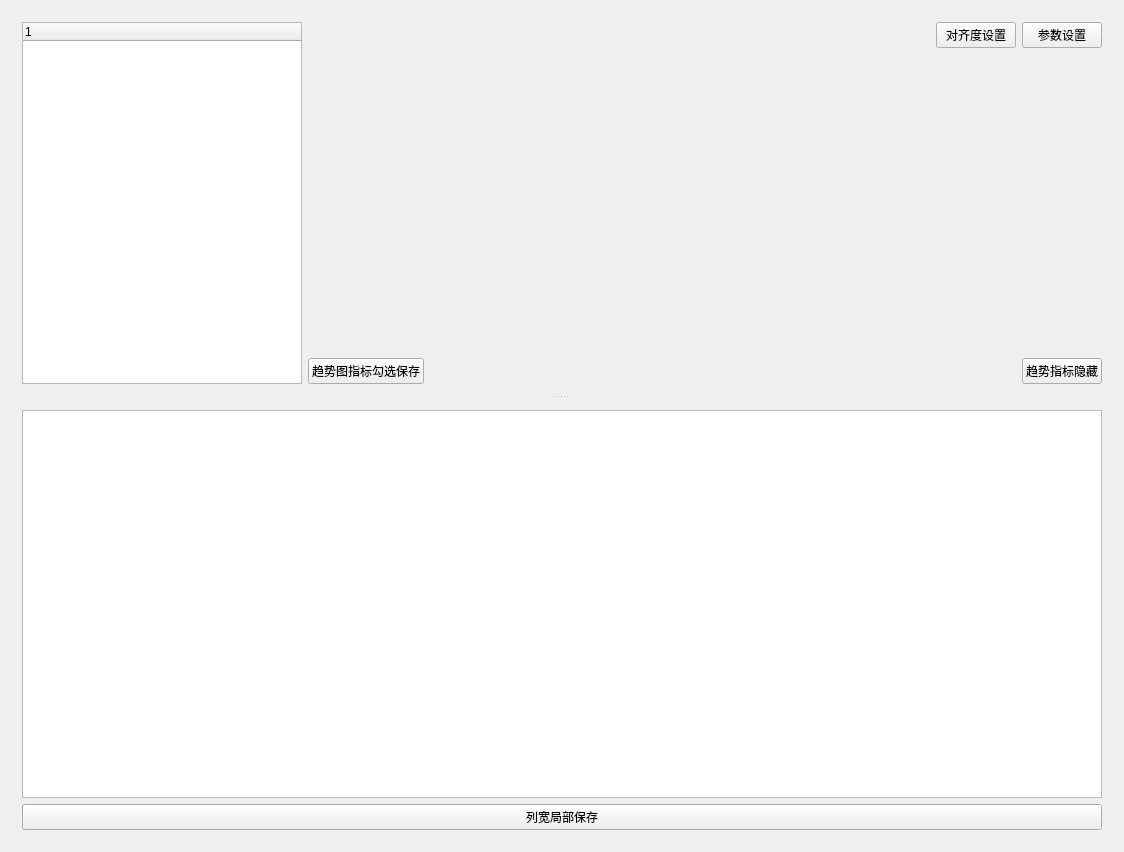
<?xml version="1.0" encoding="UTF-8"?>
<ui version="4.0">
 <class>lpTendencyChartWidget</class>
 <widget class="QWidget" name="lpTendencyChartWidget">
  <property name="geometry">
   <rect>
    <x>0</x>
    <y>0</y>
    <width>1124</width>
    <height>852</height>
   </rect>
  </property>
  <property name="windowTitle">
   <string>ChartDemo</string>
  </property>
  <layout class="QGridLayout" name="gridLayout_3">
   <item row="0" column="0">
    <widget class="QSplitter" name="splitter">
     <property name="orientation">
      <enum>Qt::Vertical</enum>
     </property>
     <widget class="QWidget" name="Top_widget" native="true">
      <layout class="QGridLayout" name="gridLayout">
       <item row="0" column="0">
        <widget class="QTreeWidget" name="treeWidget">
         <property name="minimumSize">
          <size>
           <width>280</width>
           <height>0</height>
          </size>
         </property>
         <property name="maximumSize">
          <size>
           <width>280</width>
           <height>16777215</height>
          </size>
         </property>
         <column>
          <property name="text">
           <string notr="true">1</string>
          </property>
         </column>
        </widget>
       </item>
       <item row="0" column="1">
        <layout class="QVBoxLayout" name="verticalLayout">
         <item>
          <layout class="QHBoxLayout" name="horizontalLayout">
           <item>
            <spacer name="horizontalSpacer">
             <property name="orientation">
              <enum>Qt::Horizontal</enum>
             </property>
             <property name="sizeHint" stdset="0">
              <size>
               <width>40</width>
               <height>20</height>
              </size>
             </property>
            </spacer>
           </item>
           <item>
            <widget class="QPushButton" name="Align_PB">
             <property name="text">
              <string>对齐度设置</string>
             </property>
            </widget>
           </item>
           <item>
            <widget class="QPushButton" name="Interval_PB">
             <property name="text">
              <string>参数设置</string>
             </property>
            </widget>
           </item>
          </layout>
         </item>
         <item>
          <widget class="QWidget" name="Chartwidget" native="true">
           <property name="minimumSize">
            <size>
             <width>0</width>
             <height>0</height>
            </size>
           </property>
           <property name="sizeIncrement">
            <size>
             <width>8</width>
             <height>0</height>
            </size>
           </property>
          </widget>
         </item>
         <item>
          <layout class="QHBoxLayout" name="horizontalLayout_2">
           <item>
            <widget class="QPushButton" name="ToggleSave_PB">
             <property name="text">
              <string>趋势图指标勾选保存</string>
             </property>
            </widget>
           </item>
           <item>
            <spacer name="horizontalSpacer_2">
             <property name="orientation">
              <enum>Qt::Horizontal</enum>
             </property>
             <property name="sizeHint" stdset="0">
              <size>
               <width>40</width>
               <height>20</height>
              </size>
             </property>
            </spacer>
           </item>
           <item>
            <widget class="QPushButton" name="Toggle_PB">
             <property name="text">
              <string>趋势指标隐藏</string>
             </property>
            </widget>
           </item>
          </layout>
         </item>
        </layout>
       </item>
      </layout>
     </widget>
     <widget class="QWidget" name="Down_widget" native="true">
      <layout class="QGridLayout" name="gridLayout_2">
       <item row="0" column="0">
        <widget class="QTableWidget" name="tableWidget"/>
       </item>
       <item row="1" column="0">
        <widget class="QPushButton" name="RowWidth_PB">
         <property name="text">
          <string>列宽局部保存</string>
         </property>
        </widget>
       </item>
      </layout>
     </widget>
    </widget>
   </item>
  </layout>
 </widget>
 <layoutdefault spacing="6" margin="11"/>
 <resources>
  <include location="ChartDemo.qrc"/>
 </resources>
 <connections/>
</ui>
